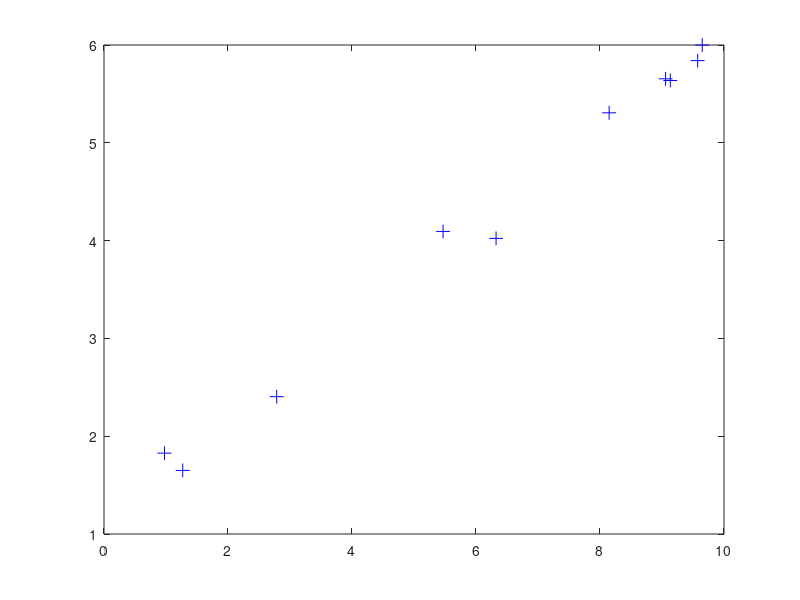

This chart was generated by the following MATLAB code: (Note: this script raises an error after producing the figure.)
% DEMO: LINEAR REGRESSION

clear all;
close all; 

% load the training and test data   
train_data = load('data1Tr.txt');
X = train_data(:,1); % inputs 
t = train_data(:,2); % outputs 
Xtest = load('data1Ts.txt');


% plot the data to see them!
plot(X,t,'+b','Markersize',10); 
hold on;


% Number and dimension of training data 
[N D] = size(X);

% Number of test data (the dimension must be obviously the same)
Ntest = size(Xtest,1);

% Add 1 as the first for both the training input and test inputs 
X = [ones(N,1), X];
Xtest = [ones(Ntest,1), Xtest]; 

% Regularizarion parameter
lambda = 0; 

% Train the model 
[w, beta]  = ml_linregTrain(t, X, lambda);

% Test the model 
[ytest, vtest]  = ml_linregTest(w, beta, Xtest); 

% Plot the mean test predictions and the 1-std uncertainties
plot(Xtest(:,2),ytest,'r','Linewidth',2);
plot(Xtest(:,2),ytest-sqrt(vtest),'r--','Linewidth',1);
plot(Xtest(:,2),ytest+sqrt(vtest),'r--','Linewidth',1);




